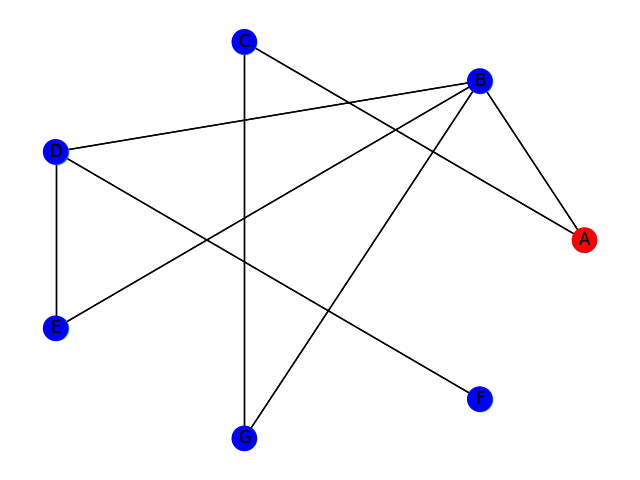
#> input picture graph_visualisation/images/1.png, 640 x 480 px; its folder holds only this picture in this run
$ python main.py
#> lines starting #> are read from the running program, lines starting #| are printed output that depends on the picture
### graph.py
import collections
import networkx as nx

from draw import Draw


# [7 lines left out: function read_graph_in_dict, not called in this run]


def create_graph(dict_graph):
    G = nx.Graph()
    for root in dict_graph:
        for vertex in dict_graph[root]:
            G.add_edge(root, vertex)
    return G


class Graph:

    def __init__(self, filename='', dict=None):
        self.graph = nx.Graph()
        self.graph_dict = dict
        if filename != '':
            self.graph_dict = read_graph_in_dict(filename)
            self.graph = create_graph(self.graph_dict)
        elif dict is not None:
            self.graph = create_graph(self.graph_dict)

    # [10 lines left out: function bfs, not called in this run]

    def dfs(self, root, visited=None):
#> called with root = 'A'
        if visited is None:
            visited = []
        if root not in visited:
            visited.append(root)
            for next in self.graph_dict[root]:
                visited = self.dfs(next, visited)
        return visited

    def draw_graph_path_in_gif(self, vertexes, path):
        draw_mode = Draw(self.graph)
        draw_mode.draw_path_gif(path, vertexes)

### draw.py
import networkx as nx
from matplotlib import pyplot
import imageio
import os


def create_gif(path):
    images = []
    for subdir, dirs, files in os.walk(path):
        for file in files:
            file_path = os.path.join(subdir, file)
            if file_path.endswith(".png"):
                images.append(imageio.imread(file_path))
    imageio.mimsave(path + 'graph.gif', images, duration=1)


class Draw:
    def __init__(self, graph):
        self.graph = graph

    def draw_iter(self, vertexes, path):
        nodes = list(self.graph.nodes())
        colors_node = []
        for node in nodes:
            if node in vertexes:
                colors_node.append('red')
            else:
                colors_node.append('blue')
        nx.draw_circular(self.graph, node_color=colors_node, with_labels=True)
        pyplot.savefig(path + '.png')

    def draw_path_gif(self, path, vertexes):
#> called with path = './images/'
        nx.draw_circular(self.graph, with_labels=True)
        pyplot.savefig(path + '0.png')
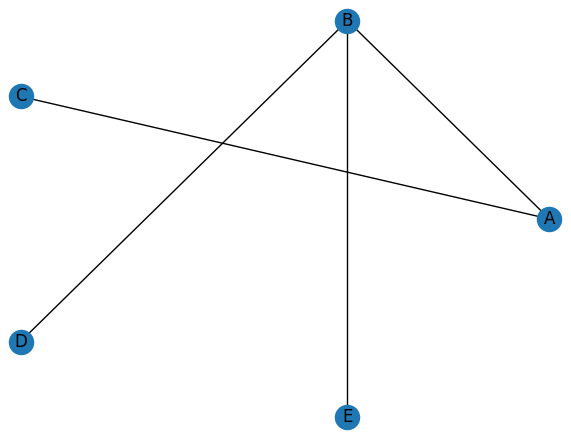
#> figure drawn by matplotlib, 1 panel
        for i in range(1, len(vertexes) + 1):
            self.draw_iter(vertexes[:i], path + str(i))
#> this loop made 5 passes
#> pass 1, in draw_iter, `pyplot.savefig(path + '.png')`:
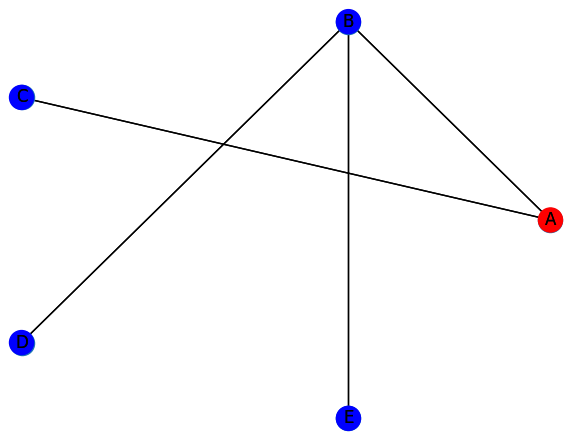
#> figure drawn by matplotlib, 1 panel
        create_gif(path)

### main.py
import networkx as nx
from graph import Graph
from matplotlib import pyplot
import imageio
import os


def draw_iter(G, vertexes, path):
    nodes = list(G.nodes())
    colors_node = []
    for node in nodes:
        if node in vertexes:
            colors_node.append('red')
        else:
            colors_node.append('blue')
    nx.draw_circular(G, node_color=colors_node, with_labels=True)
    pyplot.savefig(path + '.png')


def create_gif(path):
    images = []
    for subdir, dirs, files in os.walk(path):
        for file in files:
            file_path = os.path.join(subdir, file)
            if file_path.endswith(".png"):
                images.append(imageio.imread(file_path))
    imageio.mimsave(path + 'graph.gif', images, duration=1)


if __name__ == '__main__':
    graph_dist = {0: [1,2], 1: [2], 2: [3], 3: [1,2]}
    graph = {'A': ['B', 'C'], 'B': ['D', 'E'], 'C': [], 'D': [], 'E': []}
    filename = 'data.txt'
    path = './images/'
    G = Graph(dict=graph)

    vertexes = list(G.dfs('A'))
    print(vertexes)
    G.draw_graph_path_in_gif(vertexes, path)
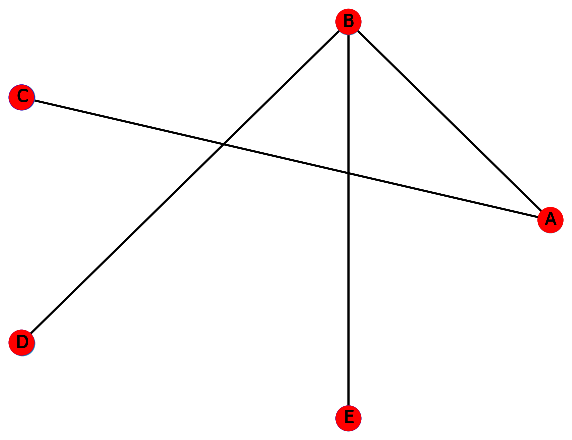
#> figure drawn by matplotlib, 1 panel
